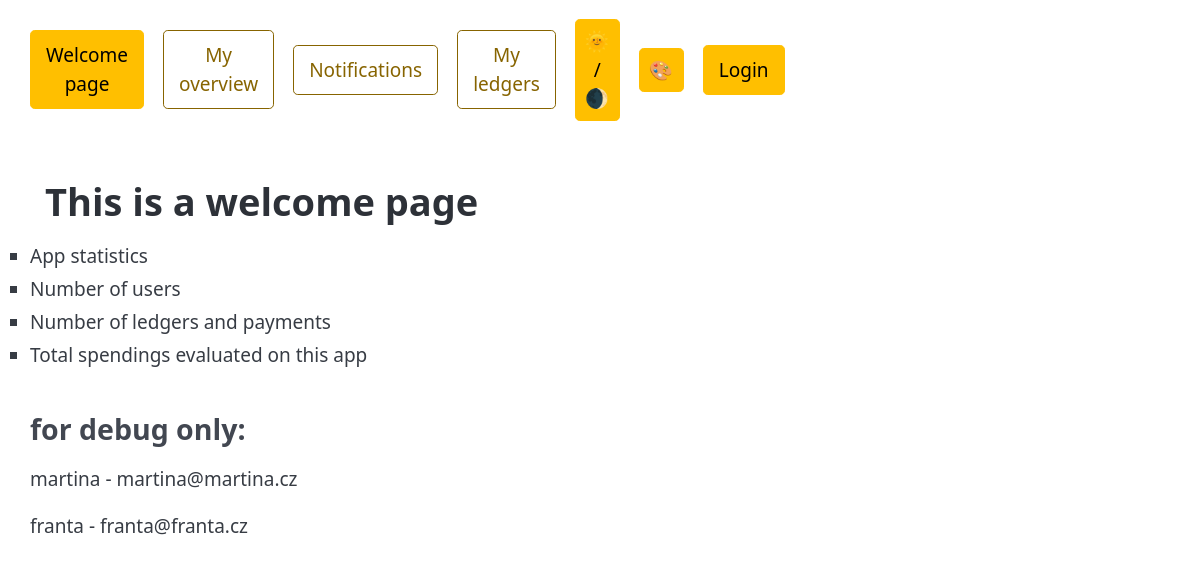
The app's page /, older data.
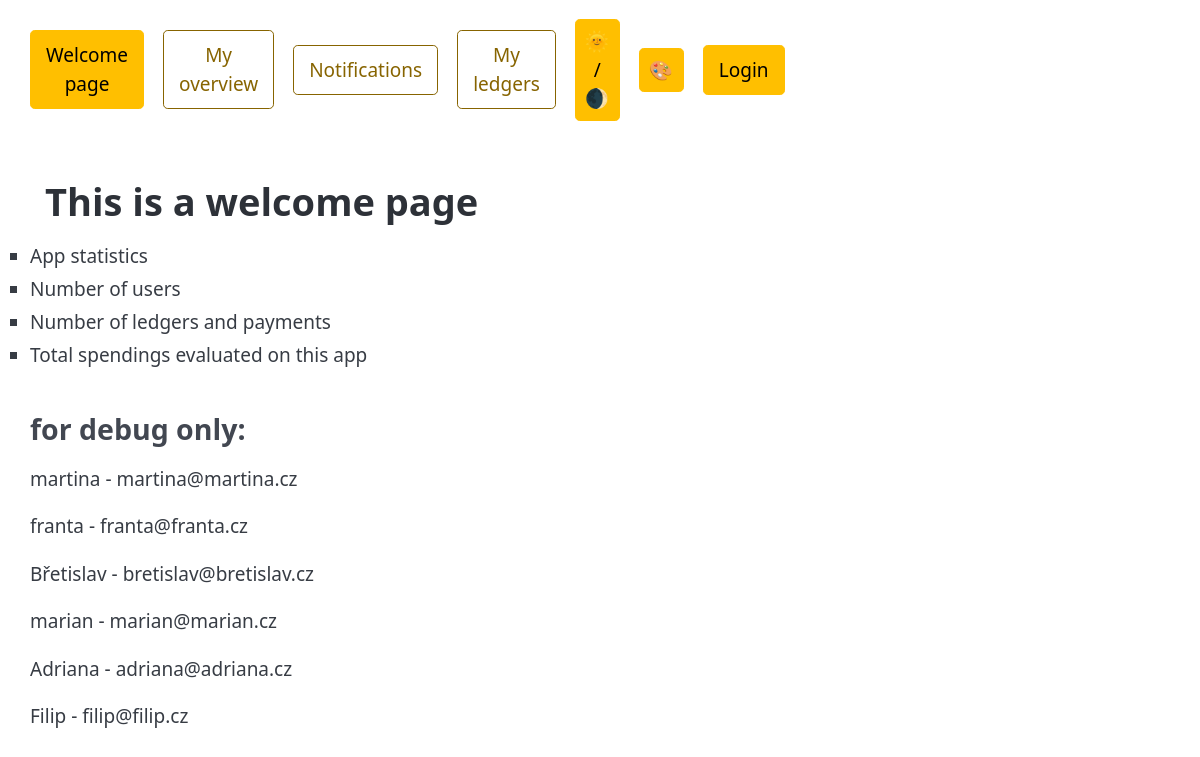
The same page, newer data.
### main/models.py (models this page shows, shortened)
class Person(models.Model):
    user = models.OneToOneField(User, null=True, blank=True, on_delete=models.SET_NULL, related_name="person")
    placeholder = models.OneToOneField("UserPlaceholder", null=True, blank=True, on_delete=models.SET_NULL, related_name="person")
    @property
    def name(self):
        if self.user:
            return self.user.get_full_name() or self.user.username
        elif self.placeholder:
            return self.placeholder.name
        return "Unknown user"

### main/views.py (the view)
def index(request):
    persons = Person.objects.all().distinct()
    context = {'persons': persons}
    return render(request, 'main/_index.html', context)

### main/templates/main/_index.html (shortened to what this page needs)
{% extends "base.html" %}
{% load static %}
{% block css_files %}
    <link rel="stylesheet" href="{% static 'main/styles/index.css' %}">
{% endblock css_files %}
{% block page_title %} This is a welcome page
{% endblock page_title %}
{% block content %}
    <ul>
        <li>App statistics</li>
        <li>Number of users</li>
        <li>Number of ledgers and payments</li>
        <li>Total spendings evaluated on this app</li>
    </ul>
    <h3>for debug only:</h3>
    {% for person in persons %}
        <ul>
        {{ person.name }} - {{ person.user.email }}
        </ul>
        {% empty %}
            <li>There are no users yet</li>
        {% endfor %}
{% endblock content %}

Row changes from the older to the newer data that the page shows:
added Person: name "Břetislav", user.email "bretislav@bretislav.cz"
added Person: name "marian", user.email "marian@marian.cz"
added Person: name "Adriana", user.email "adriana@adriana.cz"
added Person: name "Filip", user.email "filip@filip.cz"
